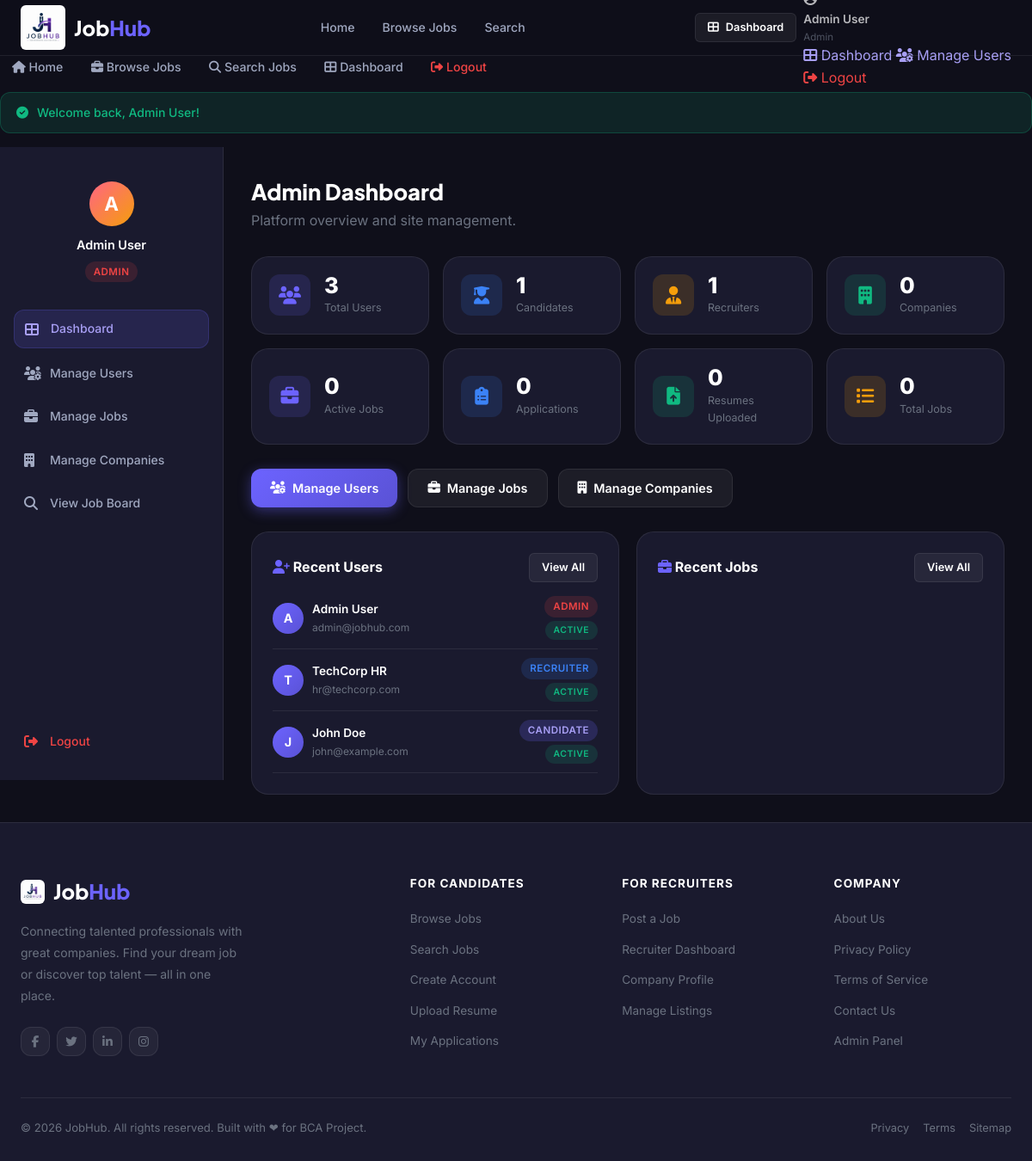
Page /admin/dashboard.php (signed in) on the committed database.
### tables this page shows
CREATE TABLE IF NOT EXISTS `users` (
  `id`           INT(11)      NOT NULL AUTO_INCREMENT,
  `full_name`    VARCHAR(100) NOT NULL,
  `email`        VARCHAR(150) NOT NULL,
  `password`     VARCHAR(255) NOT NULL,           
  `phone`        VARCHAR(15)  DEFAULT NULL,
  `role`         ENUM('admin','recruiter','candidate') NOT NULL DEFAULT 'candidate',
  `is_active`    TINYINT(1)   NOT NULL DEFAULT 1,
  `profile_pic`  VARCHAR(255) DEFAULT NULL,
  `created_at`   DATETIME     NOT NULL DEFAULT CURRENT_TIMESTAMP,
  `updated_at`   DATETIME     NOT NULL DEFAULT CURRENT_TIMESTAMP ON UPDATE CURRENT_TIMESTAMP,
  PRIMARY KEY (`id`),
  UNIQUE KEY `uq_email` (`email`)
);

### config/db.php (called while the page is built, shortened)
<?php
function e(string $str): string {
    return htmlspecialchars($str, ENT_QUOTES | ENT_HTML5, 'UTF-8');
}
function isLoggedIn(): bool {
    return isset($_SESSION['user_id']) && !empty($_SESSION['user_id']);
}
function getFlash(): ?array {
    if (isset($_SESSION['flash'])) {
        $flash = $_SESSION['flash'];
        return $flash;
    }
    return null;
}

### admin/dashboard.php (the view, shortened to what this page needs)
<?php
require_once '../config/db.php';
$pdo       = getDB();
$stats = [
    'users'        => $pdo->query("SELECT COUNT(*) FROM users")->fetchColumn(),
    'candidates'   => $pdo->query("SELECT COUNT(*) FROM users WHERE role='candidate'")->fetchColumn(),
    'recruiters'   => $pdo->query("SELECT COUNT(*) FROM users WHERE role='recruiter'")->fetchColumn(),
    'companies'    => $pdo->query("SELECT COUNT(*) FROM companies")->fetchColumn(),
    'jobs'         => $pdo->query("SELECT COUNT(*) FROM jobs")->fetchColumn(),
    'active_jobs'  => $pdo->query("SELECT COUNT(*) FROM jobs WHERE status='active'")->fetchColumn(),
    'applications' => $pdo->query("SELECT COUNT(*) FROM applications")->fetchColumn(),
    'resumes'      => $pdo->query("SELECT COUNT(*) FROM resumes")->fetchColumn(),
];
$recentUsers = $pdo->query("SELECT id, full_name, email, role, is_active, created_at
                            FROM users ORDER BY created_at DESC LIMIT 8")->fetchAll();
include '../includes/header.php';
?>
<div class="dashboard-wrapper">
  <aside class="sidebar" aria-label="Admin navigation">
    <div style="text-align:center;padding:16px 0 24px;">
      <div style="width:52px;height:52px;border-radius:50%;background:linear-gradient(135deg,#FF6584,#F59E0B);display:flex;align-items:center;justify-content:center;font-size:1.4rem;font-weight:700;color:white;margin:0 auto 10px;">A</div>
      <div style="font-weight:600;font-size:0.9rem;"><?= e($_SESSION['user_name']) ?></div>
      <span class="badge badge-danger mt-1">Admin</span>
    </div>
    <a href="dashboard.php"        class="sidebar-link active"><i class="fas fa-th-large"></i> Dashboard</a>
    <a href="manage_users.php"     class="sidebar-link"><i class="fas fa-users-cog"></i> Manage Users</a>
    <a href="manage_jobs.php"      class="sidebar-link"><i class="fas fa-briefcase"></i> Manage Jobs</a>
    <a href="manage_companies.php" class="sidebar-link"><i class="fas fa-building"></i> Manage Companies</a>
    <a href="../jobs/listing.php"  class="sidebar-link"><i class="fas fa-search"></i> View Job Board</a>
    <a href="../logout.php"        class="sidebar-link" style="color:var(--danger);margin-top:auto;"><i class="fas fa-sign-out-alt"></i> Logout</a>
  </aside>
  <main class="main-content" id="main-content">
    <div style="margin-bottom:28px;">
      <h1 style="font-family:var(--font-heading);font-size:1.6rem;font-weight:800;">Admin Dashboard</h1>
      <p style="color:var(--text-muted);">Platform overview and site management.</p>
    </div>
    <div class="stats-grid" style="grid-template-columns:repeat(auto-fill,minmax(180px,1fr));">
      <?php
      $statDefs = [
        ['val'=>$stats['users'],        'lbl'=>'Total Users',      'icon'=>'fa-users',          'cls'=>'purple'],
        ['val'=>$stats['candidates'],   'lbl'=>'Candidates',       'icon'=>'fa-user-graduate',  'cls'=>'blue'],
        ['val'=>$stats['recruiters'],   'lbl'=>'Recruiters',       'icon'=>'fa-user-tie',       'cls'=>'orange'],
        ['val'=>$stats['companies'],    'lbl'=>'Companies',        'icon'=>'fa-building',       'cls'=>'green'],
        ['val'=>$stats['active_jobs'],  'lbl'=>'Active Jobs',      'icon'=>'fa-briefcase',      'cls'=>'purple'],
        ['val'=>$stats['applications'], 'lbl'=>'Applications',     'icon'=>'fa-clipboard-list', 'cls'=>'blue'],
        ['val'=>$stats['resumes'],      'lbl'=>'Resumes Uploaded', 'icon'=>'fa-file-upload',    'cls'=>'green'],
        ['val'=>$stats['jobs'],         'lbl'=>'Total Jobs',       'icon'=>'fa-list',           'cls'=>'orange'],
      ];
      foreach ($statDefs as $sd): ?>
      <div class="stat-card">
        <div class="stat-icon <?= $sd['cls'] ?>"><i class="fas <?= $sd['icon'] ?>"></i></div>
        <div class="stat-info">
          <div class="stat-val"><?= number_format($sd['val']) ?></div>
          <div class="stat-lbl"><?= $sd['lbl'] ?></div>
        </div>
      </div>
      <?php endforeach; ?>
    </div>
    <div style="display:flex;gap:12px;margin-bottom:28px;flex-wrap:wrap;">
      <a href="manage_users.php"     class="btn btn-primary"><i class="fas fa-users-cog"></i> Manage Users</a>
      <a href="manage_jobs.php"      class="btn btn-secondary"><i class="fas fa-briefcase"></i> Manage Jobs</a>
      <a href="manage_companies.php" class="btn btn-secondary"><i class="fas fa-building"></i> Manage Companies</a>
    </div>
    <div style="display:grid;grid-template-columns:1fr 1fr;gap:20px;" class="admin-grid">
      <div class="card">
        <div style="display:flex;align-items:center;justify-content:space-between;margin-bottom:16px;">
          <h2 style="font-size:1rem;font-weight:700;"><i class="fas fa-user-plus" style="color:var(--primary);"></i> Recent Users</h2>
          <a href="manage_users.php" class="btn btn-secondary btn-sm">View All</a>
        </div>
        <div style="display:flex;flex-direction:column;gap:10px;">
          <?php foreach ($recentUsers as $u): ?>
          <div style="display:flex;align-items:center;gap:10px;padding-bottom:10px;border-bottom:1px solid var(--border);">
            <div style="width:36px;height:36px;border-radius:50%;background:var(--grad-primary);display:flex;align-items:center;justify-content:center;font-weight:700;font-size:0.9rem;color:white;flex-shrink:0;">
              <?= strtoupper($u['full_name'][0]) ?>
            </div>
            <div style="flex:1;min-width:0;">
              <div style="font-size:0.85rem;font-weight:600;color:var(--text-primary);overflow:hidden;text-overflow:ellipsis;white-space:nowrap;"><?= e($u['full_name']) ?></div>
              <div style="font-size:0.75rem;color:var(--text-muted);"><?= e($u['email']) ?></div>
            </div>
            <div style="display:flex;flex-direction:column;align-items:flex-end;gap:4px;flex-shrink:0;">
              <span class="badge <?= $u['role']==='admin' ? 'badge-danger' : ($u['role']==='recruiter' ? 'badge-info' : 'badge-primary') ?>">
                <?= ucfirst(e($u['role'])) ?>
              </span>
              <span class="badge <?= $u['is_active'] ? 'badge-success' : 'badge-warning' ?>" style="font-size:0.65rem;">
                <?= $u['is_active'] ? 'Active' : 'Disabled' ?>
              </span>
            </div>
          </div>
          <?php endforeach; ?>
        </div>
      </div>
      <div class="card">
        <div style="display:flex;align-items:center;justify-content:space-between;margin-bottom:16px;">
          <h2 style="font-size:1rem;font-weight:700;"><i class="fas fa-briefcase" style="color:var(--primary);"></i> Recent Jobs</h2>
          <a href="manage_jobs.php" class="btn btn-secondary btn-sm">View All</a>
        </div>
      </div>
    </div>
  </main>
</div>
<?php include '../includes/footer.php'; ?>

### includes/header.php (shortened to what this page needs)
<?php
$base = BASE_URL;
function isActive(string $page): string {
    $current = basename($_SERVER['PHP_SELF']);
    return ($current === $page) ? 'active' : '';
}
$userLoggedIn = isLoggedIn();
$userRole     = $_SESSION['user_role']  ?? '';
$userName     = $_SESSION['user_name']  ?? '';
?>
<!DOCTYPE html>
<html lang="en">
<head>
  <link rel="stylesheet" href="https://cdnjs.cloudflare.com/ajax/libs/font-awesome/6.5.0/css/all.min.css">
  <link rel="stylesheet" href="<?= $base ?>/assets/css/style.css">
</head>
<body>
<nav class="navbar" role="navigation" aria-label="Main navigation">
  <div class="navbar-inner">
    <a href="<?= $base ?>/index.php" class="navbar-brand" aria-label="JobHub Home">
      <img src="<?= $base ?>/assets/images/logo.jpg" alt="JobHub Logo" class="brand-logo-img">
      <span class="brand-text">Job<span class="brand-dot">Hub</span></span>
    </a>
    <ul class="navbar-nav" role="list">
      <li><a href="<?= $base ?>/index.php"          class="nav-link <?= isActive('index.php') ?>">Home</a></li>
      <li><a href="<?= $base ?>/jobs/listing.php"   class="nav-link <?= isActive('listing.php') ?>">Browse Jobs</a></li>
      <li><a href="<?= $base ?>/jobs/search.php"    class="nav-link <?= isActive('search.php') ?>">Search</a></li>
    </ul>
    <div class="navbar-actions">
      <?php if ($userLoggedIn): ?>
        <?php
          switch ($userRole) {
            case 'admin':     $dashLink = $base . '/admin/dashboard.php';     break;
          }
        ?>
        <a href="<?= $dashLink ?>" class="btn btn-secondary btn-sm">
          <i class="fas fa-th-large"></i> Dashboard
        </a>
        <div class="user-menu">
          <div class="dropdown-menu" id="userDropdown" role="menu">
            <div class="dropdown-item" style="cursor:default; opacity:0.7;">
              <i class="fas fa-user-circle"></i>
              <div>
                <div style="font-weight:600; color:var(--text-primary); font-size:0.85rem;"><?= e($userName) ?></div>
                <div style="font-size:0.72rem; color:var(--text-muted); text-transform:capitalize;"><?= e($userRole) ?></div>
              </div>
            </div>
            <a href="<?= $dashLink ?>" class="dropdown-item" role="menuitem">
              <i class="fas fa-th-large"></i> Dashboard
            </a>
            <?php if ($userRole === 'candidate'): ?>
              <a href="<?= $base ?>/candidate/profile.php" class="dropdown-item" role="menuitem">
                <i class="fas fa-user"></i> My Profile
              </a>
              <a href="<?= $base ?>/candidate/upload_resume.php" class="dropdown-item" role="menuitem">
                <i class="fas fa-file-upload"></i> My Resume
              </a>
              <a href="<?= $base ?>/candidate/my_applications.php" class="dropdown-item" role="menuitem">
                <i class="fas fa-clipboard-list"></i> Applications
              </a>
            <?php elseif ($userRole === 'admin'): ?>
              <a href="<?= $base ?>/admin/manage_users.php" class="dropdown-item" role="menuitem">
                <i class="fas fa-users-cog"></i> Manage Users
              </a>
            <?php endif; ?>
            <a href="<?= $base ?>/logout.php" class="dropdown-item" role="menuitem" style="color:var(--danger);">
              <i class="fas fa-sign-out-alt"></i> Logout
            </a>
          </div>
        </div>
      <?php else: ?>
        <a href="<?= $base ?>/login.php"    class="btn btn-secondary btn-sm">Login</a>
        <a href="<?= $base ?>/register.php" class="btn btn-primary  btn-sm">Get Started</a>
      <?php endif; ?>
    </div>
  </div>
</nav>
<div class="mobile-menu" id="mobileMenu" role="dialog" aria-label="Mobile navigation">
  <a href="<?= $base ?>/index.php"        class="nav-link"><i class="fas fa-home"></i> Home</a>
  <a href="<?= $base ?>/jobs/listing.php" class="nav-link"><i class="fas fa-briefcase"></i> Browse Jobs</a>
  <a href="<?= $base ?>/jobs/search.php"  class="nav-link"><i class="fas fa-search"></i> Search Jobs</a>
  <?php if ($userLoggedIn): ?>
    <a href="<?= $dashLink ?>" class="nav-link"><i class="fas fa-th-large"></i> Dashboard</a>
    <a href="<?= $base ?>/logout.php" class="nav-link" style="color:var(--danger);"><i class="fas fa-sign-out-alt"></i> Logout</a>
  <?php else: ?>
    <a href="<?= $base ?>/login.php"    class="nav-link"><i class="fas fa-sign-in-alt"></i> Login</a>
    <a href="<?= $base ?>/register.php" class="btn btn-primary btn-block mt-2"><i class="fas fa-user-plus"></i> Register</a>
  <?php endif; ?>
</div>
<?php $flash = getFlash(); if ($flash): ?>
<div class="alert alert-<?= e($flash['type']) ?> container mt-2" data-auto-hide="5000" role="alert">
  <i class="fas <?= $flash['type'] === 'success' ? 'fa-check-circle' : ($flash['type'] === 'danger' ? 'fa-times-circle' : 'fa-info-circle') ?>"></i>
  <?= e($flash['message']) ?>
</div>
<?php endif; ?>

### includes/footer.php (shortened to what this page needs)
<footer class="footer" role="contentinfo">
  <div class="container">
    <div class="footer-grid">
      <div class="footer-brand">
        <div class="brand" style="display:flex; align-items:center; gap:10px;">
          <img src="<?= BASE_URL ?>/assets/images/logo.jpg" alt="JobHub Logo" style="height:28px; width:28px; border-radius:6px; object-fit:cover;">
          <span>Job<span style="color:var(--primary);">Hub</span></span>
        </div>
        <p class="footer-desc">
          Connecting talented professionals with great companies. Find your dream job or discover top talent — all in one place.
        </p>
        <div class="social-links mt-3">
          <a href="#" class="social-link" aria-label="Facebook">   <i class="fab fa-facebook-f"></i></a>
          <a href="#" class="social-link" aria-label="Twitter">    <i class="fab fa-twitter"></i></a>
          <a href="#" class="social-link" aria-label="LinkedIn">   <i class="fab fa-linkedin-in"></i></a>
          <a href="#" class="social-link" aria-label="Instagram">  <i class="fab fa-instagram"></i></a>
        </div>
      </div>
      <div class="footer-col">
        <h4>For Candidates</h4>
        <ul>
          <li><a href="<?= BASE_URL ?>/jobs/listing.php">Browse Jobs</a></li>
          <li><a href="<?= BASE_URL ?>/jobs/search.php">Search Jobs</a></li>
          <li><a href="<?= BASE_URL ?>/register.php">Create Account</a></li>
          <li><a href="<?= BASE_URL ?>/candidate/upload_resume.php">Upload Resume</a></li>
          <li><a href="<?= BASE_URL ?>/candidate/my_applications.php">My Applications</a></li>
        </ul>
      </div>
      <div class="footer-col">
        <h4>For Recruiters</h4>
        <ul>
          <li><a href="<?= BASE_URL ?>/register.php">Post a Job</a></li>
          <li><a href="<?= BASE_URL ?>/recruiter/dashboard.php">Recruiter Dashboard</a></li>
          <li><a href="<?= BASE_URL ?>/recruiter/company_profile.php">Company Profile</a></li>
          <li><a href="<?= BASE_URL ?>/recruiter/manage_jobs.php">Manage Listings</a></li>
        </ul>
      </div>
      <div class="footer-col">
        <h4>Company</h4>
        <ul>
          <li><a href="#">About Us</a></li>
          <li><a href="#">Privacy Policy</a></li>
          <li><a href="#">Terms of Service</a></li>
          <li><a href="#">Contact Us</a></li>
          <li><a href="<?= BASE_URL ?>/admin/dashboard.php">Admin Panel</a></li>
        </ul>
      </div>
    </div>
    <div class="footer-bottom">
      <span>&copy; <?= date('Y') ?> JobHub. All rights reserved. Built with ❤ for BCA Project.</span>
      <div style="display:flex; gap:16px; font-size:0.8rem;">
        <a href="#" style="color:var(--text-muted);">Privacy</a>
        <a href="#" style="color:var(--text-muted);">Terms</a>
        <a href="#" style="color:var(--text-muted);">Sitemap</a>
      </div>
    </div>
  </div>
</footer>
</body>
</html>

### rows in the picture
users: full_name "A", full_name "Admin User", email "admin@jobhub.com", role "ADMIN", is_active "ACTIVE"
users: full_name "T", full_name "TechCorp HR", email "hr@techcorp.com", role "RECRUITER", is_active "ACTIVE"
users: full_name "J", full_name "John Doe", email "john@example.com", role "CANDIDATE", is_active "ACTIVE"

### other values in the picture
$userName "Admin User"
$userRole "Admin"
$flash['message'] "Welcome back, Admin User!"
$_SESSION['user_name'] "Admin User"
$sd['val'] "3"
$sd['lbl'] "Total Users"
$sd['val'] "1"
$sd['lbl'] "Candidates"
$sd['lbl'] "Recruiters"
$sd['val'] "0"
$sd['lbl'] "Companies"
$sd['lbl'] "Active Jobs"
$sd['lbl'] "Applications"
$sd['lbl'] "Resumes Uploaded"
$sd['lbl'] "Total Jobs"
